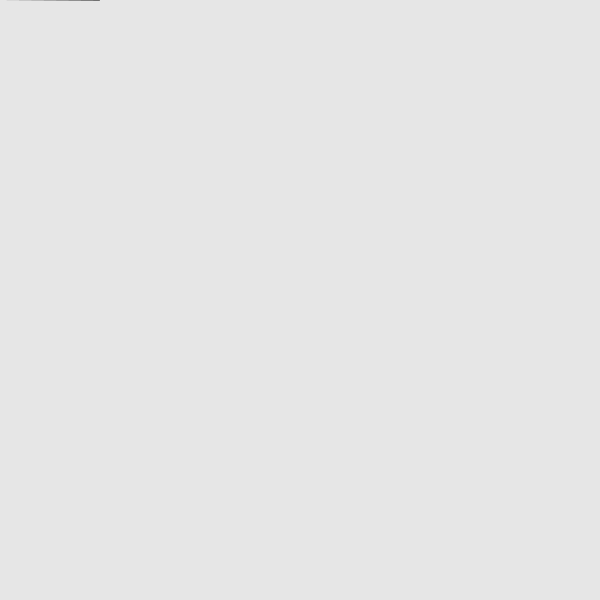
Frame 1 (no input)
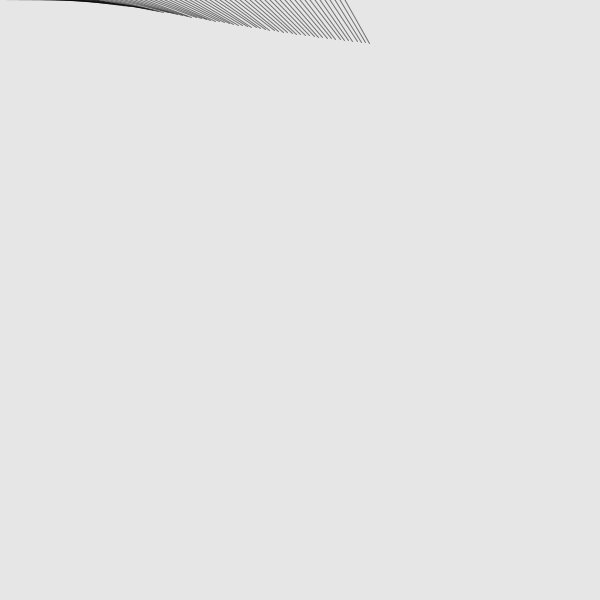
Frame 60 (the mouse pressed at the canvas centre just before this capture)
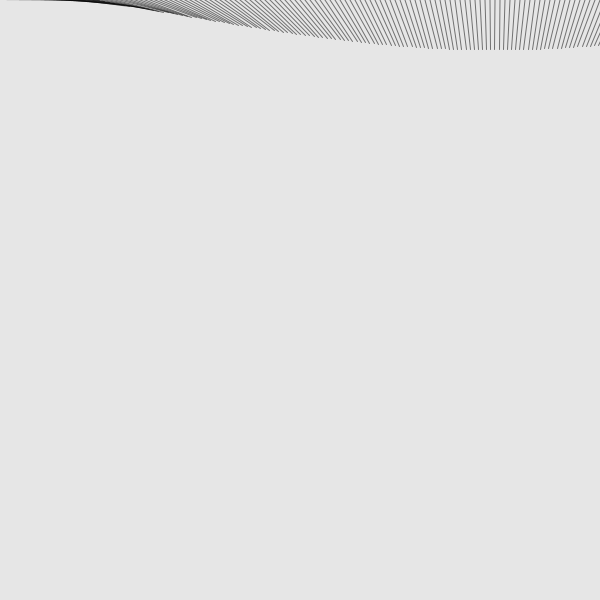
Frame 120 (the mouse held since frame 60 and released just before this capture)

The Processing sketch that drew these frames (run headless with seeded random() and noise(); from frame 60 on, the mouse is pressed at the canvas centre):

// Processing sketch: sketch_13
// ── sketch_13.pde
// this sketch draws a pattern by moving a rotating 
// line from the top to bottom of the screen, and 
// then over to the right, then repeating. 

// change the sketch so that it draws from left to right, 
// then down, instead. change either the translate function 
// or the conditional to do this.

float x = 50; 
float y = 0;

void setup() {
  size(600, 600);
  background(230);
  rectMode(CENTER);
}

void draw() {
  pushMatrix();
  translate(x, y); // you could've use (y, x);
  rotate(radians(frameCount + y));
  stroke(0, 130);
  line(-50, 0, 50, 0);
  
  popMatrix();
  
  x+=5;
  
  if (x > width + 100) {
    x = -100;
    y += 70;
  }
  
}
